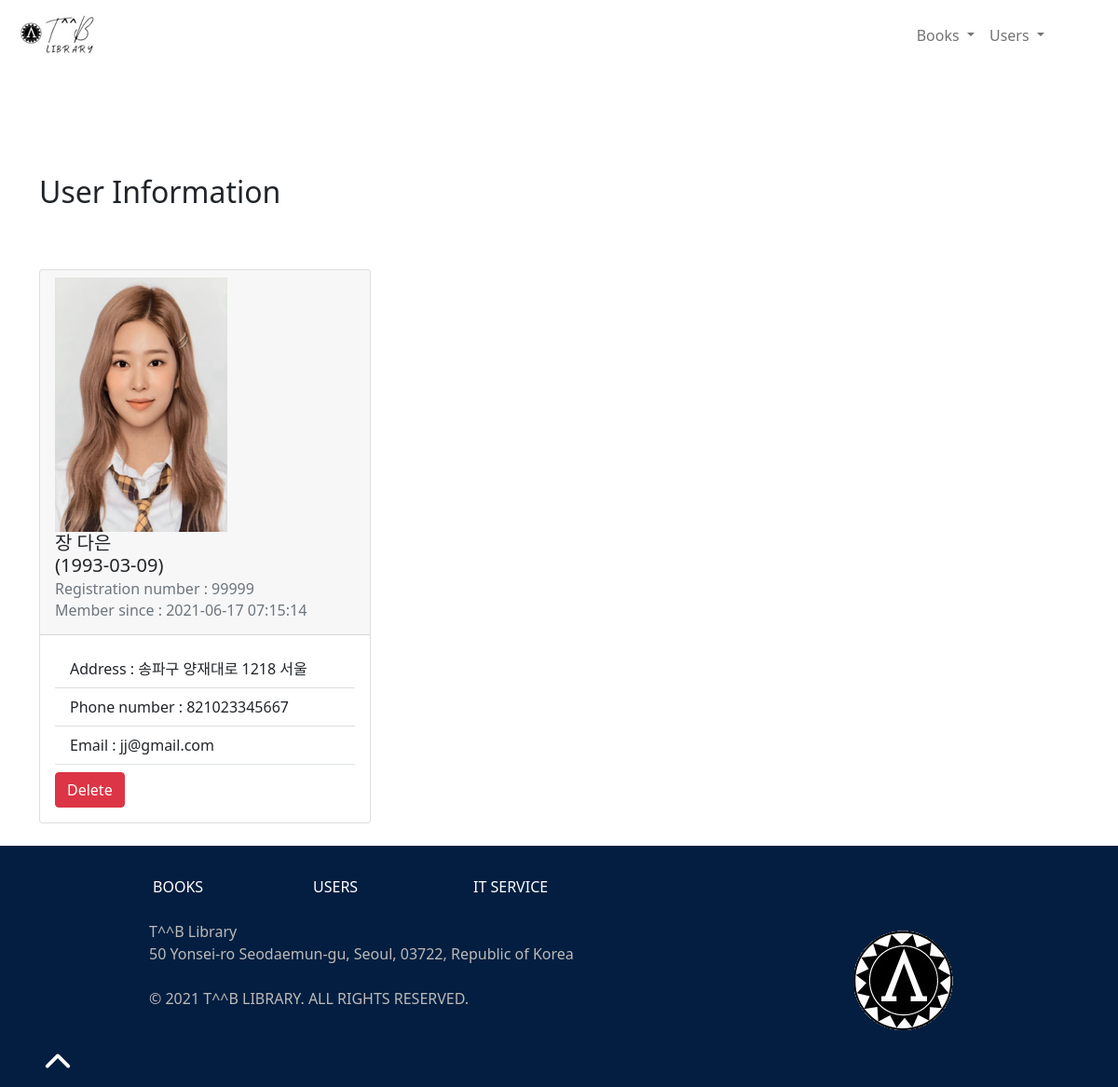
The page /user.php?library_number=99999 on the database its author committed.
### tables this page shows
CREATE TABLE User(
    id INT UNSIGNED NOT NULL AUTO_INCREMENT,
    lastname VARCHAR(20) NOT NULL,
    firstname VARCHAR(20) NOT NULL,
    pictuser VARCHAR(100) NULL,
    birth_date DATE NOT NULL,
    city_code CHAR(5) NOT NULL,
    city VARCHAR(50) NOT NULL,
    adress VARCHAR(100) NOT NULL,
    phone VARCHAR(15) NOT NULL,
    email VARCHAR(50) NOT NULL,
    registration TIMESTAMP NOT NULL,
    library_number INT(5) NOT NULL,
    PRIMARY KEY (id)
);

### user.php (called while the page is built, shortened)
<?php
require_once "model/userManager.php";
require "model/entity/user.php";
if (isset($_GET["library_number"]) && !empty($_GET["library_number"])) {
    $userSingle = new userManager();
    $user = $userSingle->getUser(htmlspecialchars($_GET["library_number"]));
}
include "view/userView.php";

### model/dataBase.php (called while the page is built)
<?php
abstract class DataBase
{
    static public function getDB() {
        try{
        $db = new PDO('mysql:host=localhost:8889;dbname=library_php', "root", "root");
        return $db;
      }catch (Exception $e) {
        echo "Error while connecting to the database: " . $e->getMessage() . "<br/>";
        exit($e->getMessage());
        }
    }
}
?>

### model/userManager.php (called while the page is built, shortened)
<?php
require_once "dataBase.php";
class userManager extends DataBase {
  private PDO $db;
  public function getUser(int $library_number):User {
    $query = $this->db->prepare (
      "SELECT *
      FROM User
      WHERE library_number = :library_number"
    );
    $query->execute([
    "library_number" => $library_number
    ]);
    $data = $query -> fetchAll(PDO::FETCH_ASSOC);
    $user = new User($data[0]);
    return $user;
  }
  public function __construct() {
    $this->db = DataBase::getDB();
}
}

### model/entity/user.php (called while the page is built, shortened)
<?php
class User {
    protected int $id;
    protected string $lastname;
    protected string $firstname;
    protected string $pictuser;
    protected string $birth_date;
    protected int $city_code;
    protected string $city;
    protected string $adress;
    protected int $phone;
    protected string $email;
    protected string $registration;
    protected int $library_number;
    public function __construct(?array $data=null) {
        if($data) {
            foreach($data as $key => $value) {
                $setter = "set" . ucfirst($key);
            }
        }
    }
    public function setId(int $id){
        $this->id =$id;
    }
    public function getId(){
        return $this->id;
    }
    public function setLastName(string $lastname){
        $this->lastname =$lastname;
    }
    public function getLastName(){
        return $this->lastname;
    }
    public function setFirstName(string $firstname){
        $this->firstname =$firstname;
    }
    public function getFirstName(){
        return $this->firstname;
    }
    public function setPictuser(string $pictuser) {
        $this->pictuser = $pictuser;
    }
    public function getPictuser(){
        return $this->pictuser;
    }
    public function setBirth_Date(string $birth_date){
        $this->birth_date =$birth_date;
    }
    public function getBirth_Date(){
        return $this->birth_date;
    }
    public function setCity_Code(int $city_code){
        $this->city_code =$city_code;
    }
    public function getCity_Code(){
        return $this->city_code;
    }
    public function setCity(string $city){
        $this->city =$city;
    }
    public function getCity(){
        return $this->city;
    }
    public function setAdress(string $adress){
        $this->adress =$adress;
    }
    public function getAdress(){
        return $this->adress;
    }
    public function setPhone(int $phone){
        $this->phone =$phone;
    }
    public function getPhone(){
        return $this->phone;
    }
    public function setEmail(string $email){
        $this->email =$email;
    }
    public function getEmail(){
        return $this->email;
    }
    public function setRegistration(string $registration){
        $this->registration =$registration;
    }
    public function getRegistration(){
        return $this->registration;
    }
    public function setLibrary_Number(int $library_number){
        $this->library_number =$library_number;
    }
    public function getLibrary_Number(){
        return $this->library_number;
    }
}

### view/userView.php (the view)
<?php
include "view/template/nav.php";
include "view/template/header.php";
?>
<div class="mainpage">
<h2>User Information</h2>
    <div class="row mt-5">
      <div class="col-12 col-md-6 col-lg-4">
        <article class="card">
          <div class="card-header">
          <img src="<?php echo $user->getPictuser() ; ?>">
            <h5 class="card-title"><?php echo $user->getLastName(). " " . $user->getFirstName(). " <br>(" .$user->getBirth_Date(). ")"; ?></h5>
            <h6 class="card-subtitle mb-2 text-muted">Registration number : <?php echo $user->getLibrary_Number(); ?></h6>
            <h6 class="card-subtitle mb-2 text-muted">Member since : <?php echo $user->getRegistration(); ?></h6>
          </div>
          <div class="card-body">
            <ul class="list-group list-group-flush border-bottom mb-2">
              <li class="list-group-item">Address : <?php echo $user->getAdress() . " " .$user->getCity_Code() . " " . $user->getCity(); ?></li>
              <li class="list-group-item">Phone number : <?php echo $user->getPhone(); ?></li>
              <li class="list-group-item">Email : <?php echo $user->getEmail(); ?></li>
            </ul>
            <a href="deleteuser.php?id=<?php echo $user->getId(); ?>" class="btn btn-danger">Delete</a>
        </article>
      </div>
</div>
<?php
include "view/template/footer.php";
?>

### view/template/nav.php (shortened to what this page needs)
<nav class="navbar navbar-expand-lg navbar-light" id="nav">
  <div class="container-fluid" id="nav">
  <a class="navbar-brand text-dark" href="index.php"><img src="../../assets/img/logo1.jpg" id="logo"></a>
    <div class="collapse navbar-collapse  " id="navbarNavDropdown">
      <ul class="navbar-nav">
      <li class="nav-item dropdown">
        <a class="nav-link dropdown-toggle" href="#" id="navbarDropdownMenuLink" role="button" data-bs-toggle="dropdown" aria-haspopup="true" aria-expanded="false">
          Books
        </a>
</li>
<li class="nav-item dropdown">
        <a class="nav-link dropdown-toggle" href="#" id="navbarDropdownMenuLink" role="button" data-bs-toggle="dropdown" aria-haspopup="true" aria-expanded="false">
          Users
        </a>
</li>
      </ul>
    </div>
  </div>
</nav>

### view/template/header.php (shortened to what this page needs)
<!doctype html>
<html lang="en">
  <head>
    <link href="https://cdn.jsdelivr.net/npm/bootstrap@5.0.1/dist/css/bootstrap.min.css" rel="stylesheet">
    <link rel="stylesheet" href="css/normalize.css">
    <link rel="stylesheet" href="../../assets/css/main.css">
  </head>
  <body>
    <main class="container my-4" id="main">

### view/template/footer.php (shortened to what this page needs)
</main>
<footer>
    <section class=" text-white my-0 py-2" id="footer">
        <div class="container p-4 foo">
            <div class="row fou">
                <div class="col-lg-4 col-md-6 mb-4 mb-md-0">
                    <a href="books.php" class="text-white" style="text-decoration: none;">BOOKS</a>
                </div>
                <div class="col-lg-4 col-md-6 mb-4 mb-md-0">
                    <a href="users.php" class="text-white" style="text-decoration: none;">USERS</a>
                </div>
                <div class="col-lg-4 col-md-6 mb-4 mb-md-0">
                    <a href="https://github.com/trobillard" class="text-white" style="text-decoration: none;" target="_blank">IT SERVICE</a>
                </div>
            </div>
        </div>
        <div id="textfooter">
            <p>T^^B Library </br> 50 Yonsei-ro Seodaemun-gu, Seoul, 03722, Republic of Korea</br></br>
            © 2021 T^^B LIBRARY. ALL RIGHTS RESERVED.</p>
            <img src="../../assets/img/logo-2.png" id="logo">
        </div>
        <div id="chevron">
            <ion-icon name="chevron-up-outline" type="button" value="remonter" id="monBouton"></ion-icon>
        </div>
    </section>
</footer>
</body>
</html>

### assets/css/main.css (style rules this page uses)
html { color: #222; font-size: 1em; line-height: 1.4; }
audio, canvas, iframe, img, svg, video { vertical-align: middle; }
* { margin: 0; padding: 0; }
#main { min-height: 80vh; }
.mainpage { margin-top: 10%; }
.mainpage h2 { margin-bottom: 2em; }
#footer { background-color: rgb(3, 30, 64); }
#footer p, #footer a { background-color: rgb(3, 30, 64); color: rgb(187, 186, 184); }
#textfooter { background-color: rgb(3, 30, 64); display: flex; align-items: flex-start; padding-left: 5em; margin-left: 5em; padding-right: 10em; justify-content: space-between; }
.fou { margin-left: 3em !important; }
.foo { width: 50%; margin-left: 5em !important; margin-right: auto !important; }
#chevron ion-icon { width: 5%; height: 5%; margin-left: 2em; animation-duration: 2s; animation-iteration-count: infinite; transform-origin: bottom; animation-name: arrow; animation-timing-function: linear; }
@media (min-width: 992px) { #navbarNavDropdown { margin-left: 60% !important; padding-right: 1em !important; } }
@media (min-width: 1200px) { #navbarNavDropdown { margin-left: 72% !important; padding-right: 1em !important; } }

### rows shown on the page
user: pictuser (picture), lastname "장", firstname "다은", birth_date "1993-03-09", library_number "99999", registration "2021-06-17 07:15:14", adress "송파구 양재대로", city_code "1218", city "서울", phone "821023345667", email "jj@gmail.com"
